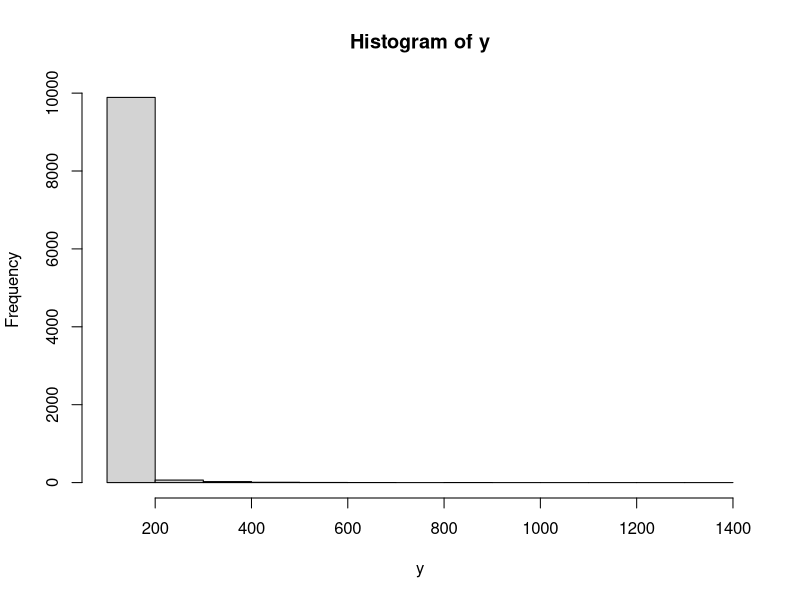
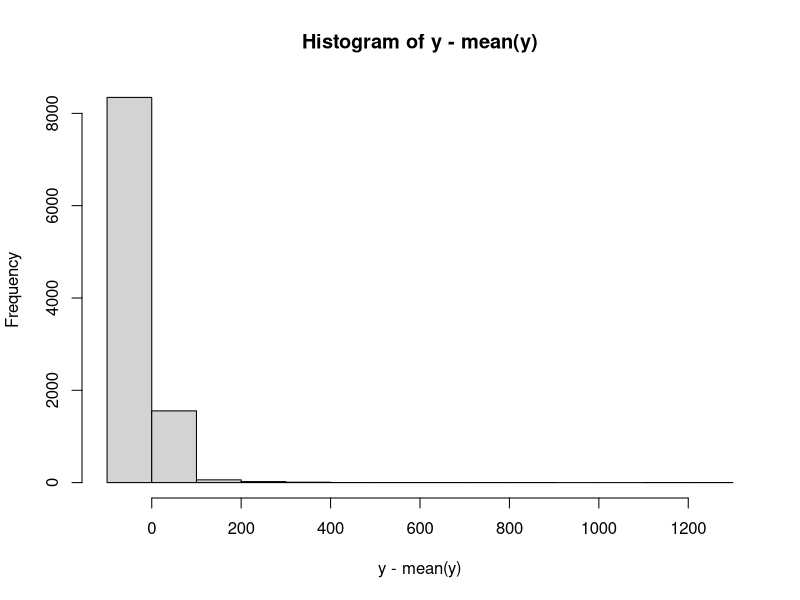
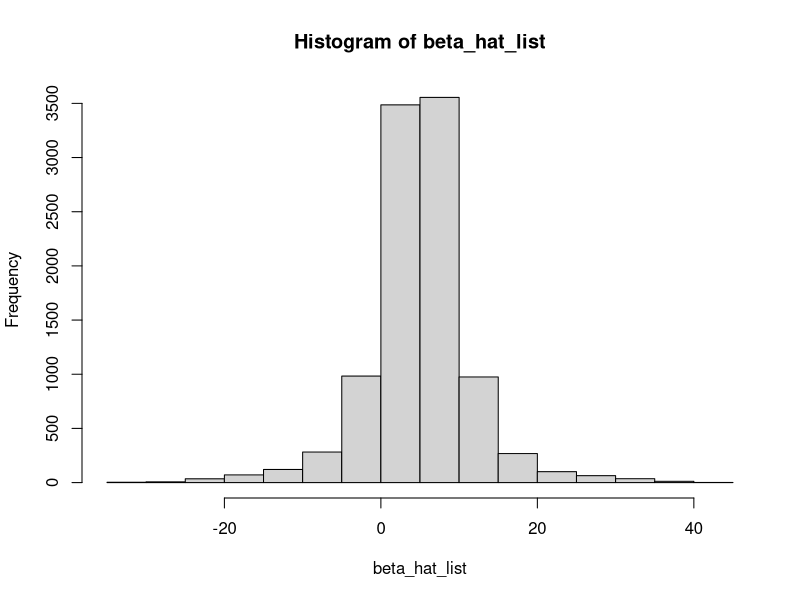
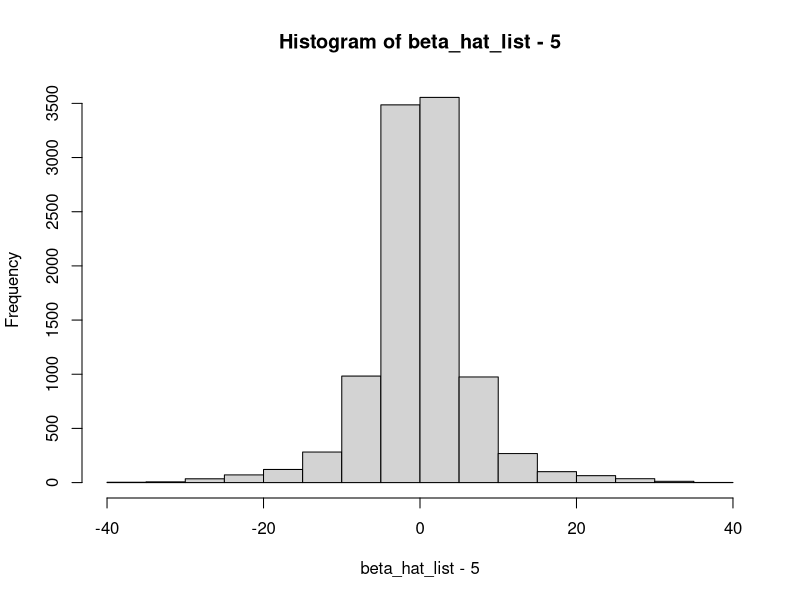
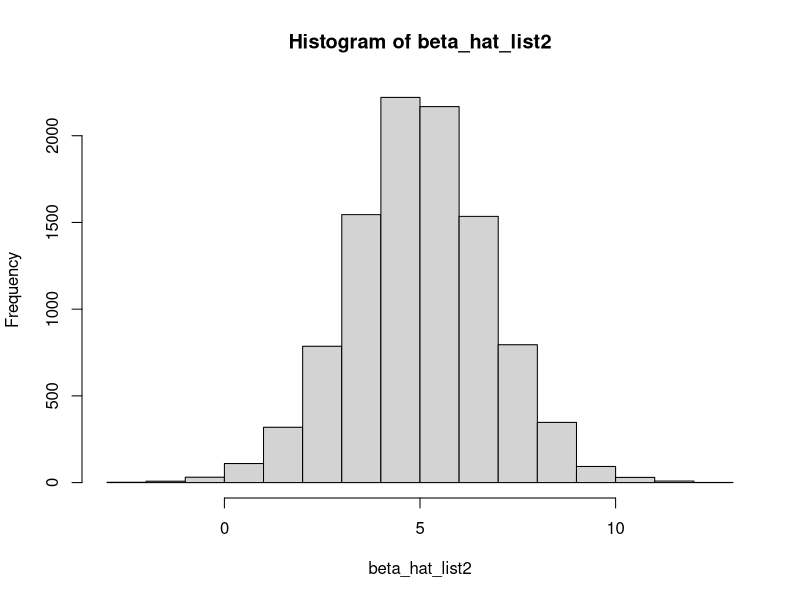
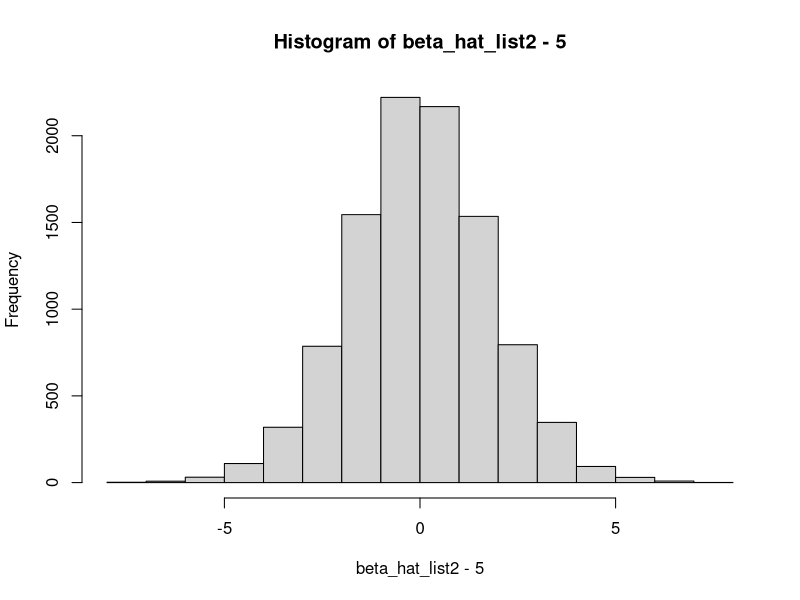
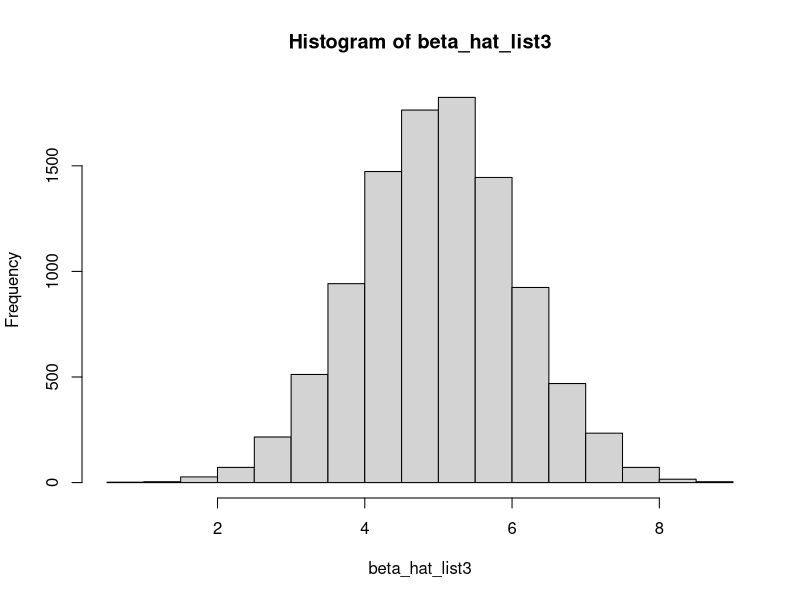
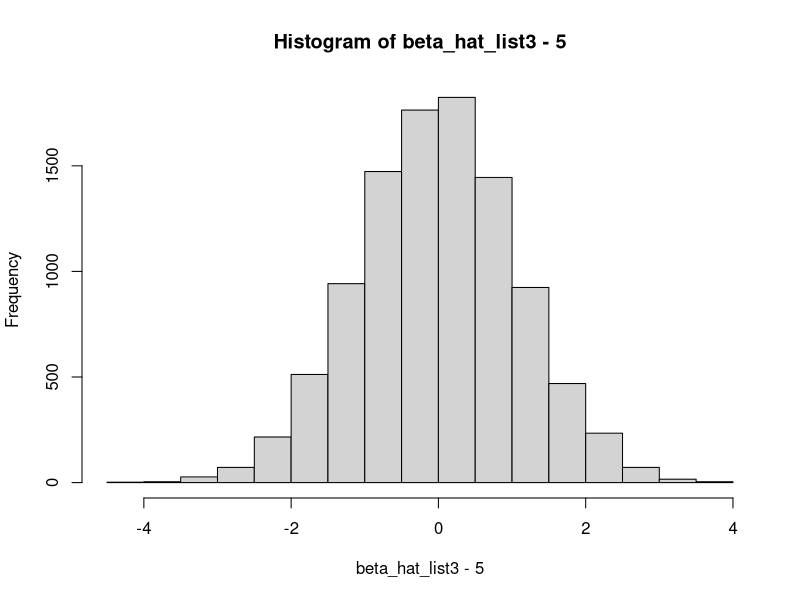

The R source for these figures, in order:

#Q1
set.seed(101)
num = 10000
e <- rnorm(num,mean=0,sd=2)
y <- 100 + exp(e)
print(y)
print(mean(y))
print(var(y))
y0 <- y
var_y0 <- var(y)
mean_y0 <- mean(y)

#Q2
hist(y)
hist(y-mean(y))

#Q3

#construct data frame
df_data <- data.frame(y, e)
df_data0 <- data.frame(y, e)

#random 50-50 students
ran_indices <- sample(1:num,100)
print(ran_indices)
treated_indices <- sample(ran_indices, 50)
untreated_indices <- setdiff(ran_indices,treated_indices)
print(treated_indices)
print(untreated_indices)

#add treatment D
df_data$D <- 0
df_data$D[treated_indices] = 1

df_subdata <- df_data[ran_indices,]
df_subdata$new_y <- df_subdata$y + 5*df_subdata$D

#regression
model <- lm(new_y ~ D, data = df_subdata)
summary(model)
print(coef(model)["D"])


#Q4

beta_hat_list <- numeric(10000)

for (i in 1:10000){
  temp_df_data <- df_data0
  
  #random 50-50 students
  temp_ran_indices <- sample(1:num,100)
  #print(temp_ran_indices)
  temp_treated_indices <- sample(temp_ran_indices, 50)
  temp_untreated_indices <- setdiff(temp_ran_indices,temp_treated_indices)
  #print(temp_treated_indices)
  #print(temp_untreated_indices)
  
  #add treatment D
  temp_df_data$D <- 0
  temp_df_data$D[temp_treated_indices] = 1
  
  temp_df_subdata <- temp_df_data[temp_ran_indices,]
  temp_df_subdata$new_y <- temp_df_subdata$y + 5*temp_df_subdata$D
  
  #regression
  temp_model <- lm(new_y ~ D, data = temp_df_subdata)
  #print(coef(temp_model)["D"])
  beta_hat_list[i] = coef(temp_model)["D"]
}

summary(beta_hat_list)
print(mean(beta_hat_list))

# Q5
hist(beta_hat_list)
hist(beta_hat_list-5)
2
# Q6
negative_num <- sum(beta_hat_list<0)
p_negative <- negative_num/length(beta_hat_list)
print(p_negative)

# Q7
alpha = 0.05
t_alpha = qnorm(1-alpha/2)
k = 0.8
t_1_minus_k = qnorm(k)
p = 0.5
sigma_square = var_y0
MDE = 5

N_star = ( (t_1_minus_k+t_alpha)/MDE )^2 * sigma_square/(p*(1-p))
print(N_star)

# Q8

beta_hat_list2 <- numeric(10000)
p_value_list <- numeric(10000)

for (i in 1:10000){
  temp_df_data <- df_data0
  
  #random 50-50 students
  temp_ran_indices <- sample(1:num,N_star)
  #print(temp_ran_indices)
  temp_treated_indices <- sample(temp_ran_indices, N_star/2)
  temp_untreated_indices <- setdiff(temp_ran_indices,temp_treated_indices)
  #print(temp_treated_indices)
  #print(temp_untreated_indices)
  
  #add treatment D
  temp_df_data$D <- 0
  temp_df_data$D[temp_treated_indices] = 1
  
  temp_df_subdata <- temp_df_data[temp_ran_indices,]
  temp_df_subdata$new_y <- temp_df_subdata$y + 5*temp_df_subdata$D
  
  #regression
  temp_model <- lm(new_y ~ D, data = temp_df_subdata)
  #print(coef(temp_model)["D"])
  beta_hat_list2[i] = coef(temp_model)["D"]
  p_value_list[i] <- summary(temp_model)$coefficients["D", "Pr(>|t|)"]
}

#print(beta_hat_list2)
print(mean(beta_hat_list2))

hist(beta_hat_list2)
hist(beta_hat_list2-5)

print(p_value_list)
# rejects H0: beta=0 when p_value < 0.05
rej <- sum(p_value_list<0.05)
p_rej <- rej/10000
print(p_rej)

# Q9
sigma_square_hat <- sum((df_subdata$y - mean(df_subdata$y))^2) / (100 - 1)
print(sigma_square_hat)
new_N_star = ( (t_1_minus_k+t_alpha)/MDE )^2 * sigma_square_hat/(p*(1-p))
print(new_N_star)


beta_hat_list3 <- numeric(10000)
p_value_list2 <- numeric(10000)

for (i in 1:10000){
  temp_df_data <- df_data0
  
  #random 50-50 students
  temp_ran_indices <- sample(1:num,new_N_star)
  #print(temp_ran_indices)
  temp_treated_indices <- sample(temp_ran_indices, new_N_star/2)
  temp_untreated_indices <- setdiff(temp_ran_indices,temp_treated_indices)
  #print(temp_treated_indices)
  #print(temp_untreated_indices)
  
  #add treatment D
  temp_df_data$D <- 0
  temp_df_data$D[temp_treated_indices] = 1
  
  temp_df_subdata <- temp_df_data[temp_ran_indices,]
  temp_df_subdata$new_y <- temp_df_subdata$y + 5*temp_df_subdata$D
  
  #regression
  temp_model <- lm(new_y ~ D, data = temp_df_subdata)
  #print(coef(temp_model)["D"])
  beta_hat_list3[i] = coef(temp_model)["D"]
  p_value_list2[i] <- summary(temp_model)$coefficients["D", "Pr(>|t|)"]
}

print(beta_hat_list3)
print(mean(beta_hat_list3))

hist(beta_hat_list3)
hist(beta_hat_list3-5)

#print(p_value_list2)
# rejects H0: beta=0 when p_value < 0.05
rej2 <- sum(p_value_list2<0.05)
p_rej2 <- rej2/10000
print(p_rej2)


